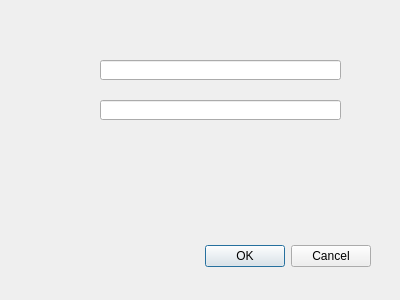
<?xml version="1.0" encoding="UTF-8"?>
<ui version="4.0">
 <class>Dialog</class>
 <widget class="QDialog" name="Dialog">
  <property name="geometry">
   <rect>
    <x>0</x>
    <y>0</y>
    <width>400</width>
    <height>300</height>
   </rect>
  </property>
  <property name="windowTitle">
   <string>Dialog</string>
  </property>
  <widget class="QDialogButtonBox" name="buttonBox">
   <property name="geometry">
    <rect>
     <x>30</x>
     <y>240</y>
     <width>341</width>
     <height>32</height>
    </rect>
   </property>
   <property name="orientation">
    <enum>Qt::Horizontal</enum>
   </property>
   <property name="standardButtons">
    <set>QDialogButtonBox::Cancel|QDialogButtonBox::Ok</set>
   </property>
  </widget>
  <widget class="QLineEdit" name="lineEdit1">
   <property name="geometry">
    <rect>
     <x>100</x>
     <y>60</y>
     <width>241</width>
     <height>20</height>
    </rect>
   </property>
  </widget>
  <widget class="QLineEdit" name="lineEdit2">
   <property name="geometry">
    <rect>
     <x>100</x>
     <y>100</y>
     <width>241</width>
     <height>20</height>
    </rect>
   </property>
  </widget>
 </widget>
 <resources/>
 <connections>
  <connection>
   <sender>buttonBox</sender>
   <signal>accepted()</signal>
   <receiver>Dialog</receiver>
   <slot>accept()</slot>
   <hints>
    <hint type="sourcelabel">
     <x>248</x>
     <y>254</y>
    </hint>
    <hint type="destinationlabel">
     <x>157</x>
     <y>274</y>
    </hint>
   </hints>
  </connection>
  <connection>
   <sender>buttonBox</sender>
   <signal>rejected()</signal>
   <receiver>Dialog</receiver>
   <slot>reject()</slot>
   <hints>
    <hint type="sourcelabel">
     <x>316</x>
     <y>260</y>
    </hint>
    <hint type="destinationlabel">
     <x>286</x>
     <y>274</y>
    </hint>
   </hints>
  </connection>
 </connections>
</ui>
